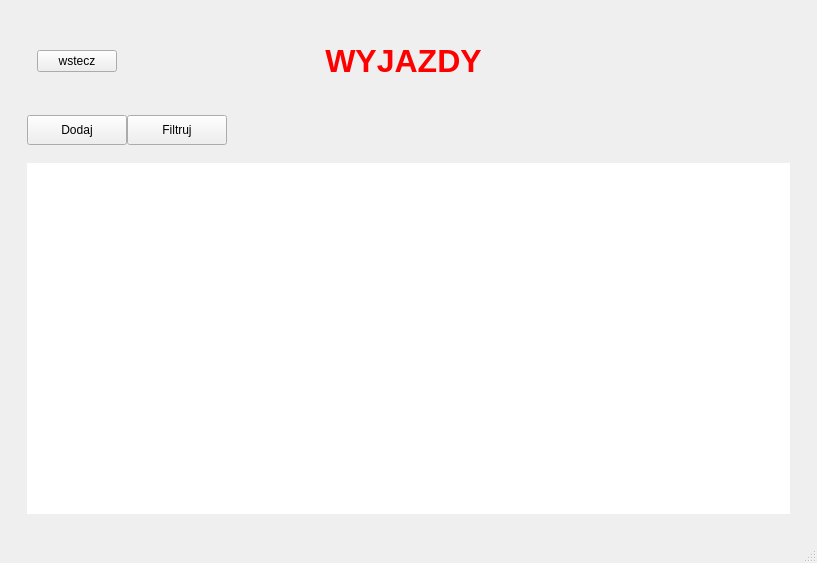
<?xml version="1.0" encoding="UTF-8"?>
<ui version="4.0">
 <class>View_Wyjazdy</class>
 <widget class="QMainWindow" name="View_Wyjazdy">
  <property name="geometry">
   <rect>
    <x>0</x>
    <y>0</y>
    <width>817</width>
    <height>563</height>
   </rect>
  </property>
  <property name="windowTitle">
   <string>MainWindow</string>
  </property>
  <widget class="QWidget" name="centralwidget">
   <layout class="QVBoxLayout" name="verticalLayout">
    <property name="spacing">
     <number>2</number>
    </property>
    <item>
     <widget class="QFrame" name="header">
      <property name="sizePolicy">
       <sizepolicy hsizetype="Preferred" vsizetype="Preferred">
        <horstretch>0</horstretch>
        <verstretch>1</verstretch>
       </sizepolicy>
      </property>
      <property name="frameShape">
       <enum>QFrame::NoFrame</enum>
      </property>
      <property name="frameShadow">
       <enum>QFrame::Plain</enum>
      </property>
      <layout class="QHBoxLayout" name="horizontalLayout_2">
       <property name="spacing">
        <number>0</number>
       </property>
       <property name="leftMargin">
        <number>0</number>
       </property>
       <property name="topMargin">
        <number>0</number>
       </property>
       <property name="rightMargin">
        <number>0</number>
       </property>
       <property name="bottomMargin">
        <number>0</number>
       </property>
       <item>
        <spacer name="leftSpacer">
         <property name="orientation">
          <enum>Qt::Horizontal</enum>
         </property>
         <property name="sizeHint" stdset="0">
          <size>
           <width>28</width>
           <height>20</height>
          </size>
         </property>
        </spacer>
       </item>
       <item alignment="Qt::AlignVCenter">
        <widget class="QPushButton" name="go_back">
         <property name="text">
          <string>wstecz</string>
         </property>
         <property name="flat">
          <bool>false</bool>
         </property>
        </widget>
       </item>
       <item alignment="Qt::AlignHCenter|Qt::AlignVCenter">
        <widget class="QLabel" name="title">
         <property name="sizePolicy">
          <sizepolicy hsizetype="Preferred" vsizetype="Preferred">
           <horstretch>7</horstretch>
           <verstretch>0</verstretch>
          </sizepolicy>
         </property>
         <property name="font">
          <font>
           <pointsize>24</pointsize>
           <weight>75</weight>
           <bold>true</bold>
          </font>
         </property>
         <property name="styleSheet">
          <string notr="true">color: red;</string>
         </property>
         <property name="text">
          <string>WYJAZDY</string>
         </property>
         <property name="textFormat">
          <enum>Qt::AutoText</enum>
         </property>
         <property name="scaledContents">
          <bool>true</bool>
         </property>
         <property name="alignment">
          <set>Qt::AlignCenter</set>
         </property>
        </widget>
       </item>
       <item>
        <spacer name="rightSpacer">
         <property name="orientation">
          <enum>Qt::Horizontal</enum>
         </property>
         <property name="sizeHint" stdset="0">
          <size>
           <width>118</width>
           <height>20</height>
          </size>
         </property>
        </spacer>
       </item>
      </layout>
     </widget>
    </item>
    <item>
     <widget class="QFrame" name="main">
      <property name="sizePolicy">
       <sizepolicy hsizetype="Preferred" vsizetype="Preferred">
        <horstretch>0</horstretch>
        <verstretch>4</verstretch>
       </sizepolicy>
      </property>
      <property name="frameShape">
       <enum>QFrame::NoFrame</enum>
      </property>
      <property name="frameShadow">
       <enum>QFrame::Plain</enum>
      </property>
      <layout class="QVBoxLayout" name="verticalLayout_2">
       <property name="spacing">
        <number>0</number>
       </property>
       <property name="leftMargin">
        <number>0</number>
       </property>
       <property name="topMargin">
        <number>0</number>
       </property>
       <property name="rightMargin">
        <number>0</number>
       </property>
       <property name="bottomMargin">
        <number>0</number>
       </property>
       <item>
        <widget class="QFrame" name="buttons">
         <property name="frameShape">
          <enum>QFrame::NoFrame</enum>
         </property>
         <property name="frameShadow">
          <enum>QFrame::Raised</enum>
         </property>
         <layout class="QHBoxLayout" name="horizontalLayout_3">
          <property name="spacing">
           <number>0</number>
          </property>
          <property name="leftMargin">
           <number>0</number>
          </property>
          <property name="topMargin">
           <number>0</number>
          </property>
          <property name="rightMargin">
           <number>0</number>
          </property>
          <property name="bottomMargin">
           <number>0</number>
          </property>
          <item>
           <spacer name="horizontalSpacer">
            <property name="orientation">
             <enum>Qt::Horizontal</enum>
            </property>
            <property name="sizeType">
             <enum>QSizePolicy::Fixed</enum>
            </property>
            <property name="sizeHint" stdset="0">
             <size>
              <width>18</width>
              <height>20</height>
             </size>
            </property>
           </spacer>
          </item>
          <item>
           <widget class="QPushButton" name="add">
            <property name="minimumSize">
             <size>
              <width>100</width>
              <height>30</height>
             </size>
            </property>
            <property name="text">
             <string>Dodaj</string>
            </property>
           </widget>
          </item>
          <item>
           <widget class="QPushButton" name="filter">
            <property name="minimumSize">
             <size>
              <width>100</width>
              <height>30</height>
             </size>
            </property>
            <property name="text">
             <string>Filtruj</string>
            </property>
           </widget>
          </item>
          <item>
           <spacer name="horizontalSpacer_2">
            <property name="orientation">
             <enum>Qt::Horizontal</enum>
            </property>
            <property name="sizeType">
             <enum>QSizePolicy::Expanding</enum>
            </property>
            <property name="sizeHint" stdset="0">
             <size>
              <width>575</width>
              <height>20</height>
             </size>
            </property>
           </spacer>
          </item>
         </layout>
        </widget>
       </item>
       <item>
        <widget class="QFrame" name="fieldFrame">
         <property name="sizePolicy">
          <sizepolicy hsizetype="Preferred" vsizetype="Preferred">
           <horstretch>0</horstretch>
           <verstretch>1</verstretch>
          </sizepolicy>
         </property>
         <property name="frameShape">
          <enum>QFrame::NoFrame</enum>
         </property>
         <property name="frameShadow">
          <enum>QFrame::Raised</enum>
         </property>
         <layout class="QVBoxLayout" name="verticalLayout_3">
          <item>
           <widget class="QScrollArea" name="scrollArea">
            <property name="frameShape">
             <enum>QFrame::NoFrame</enum>
            </property>
            <property name="widgetResizable">
             <bool>true</bool>
            </property>
            <widget class="QWidget" name="scrollAreaWidgetContents">
             <property name="geometry">
              <rect>
               <x>0</x>
               <y>0</y>
               <width>781</width>
               <height>354</height>
              </rect>
             </property>
             <layout class="QVBoxLayout" name="verticalLayout_4">
              <item>
               <widget class="QTableView" name="list">
                <property name="sizePolicy">
                 <sizepolicy hsizetype="Expanding" vsizetype="Expanding">
                  <horstretch>1</horstretch>
                  <verstretch>1</verstretch>
                 </sizepolicy>
                </property>
                <property name="font">
                 <font>
                  <pointsize>14</pointsize>
                 </font>
                </property>
                <property name="styleSheet">
                 <string notr="true">QTableView::item {
	padding-left: 10px;
	padding-right: 10px;
	qproperty-alignment: 'AlignCenter';
}</string>
                </property>
                <property name="frameShape">
                 <enum>QFrame::NoFrame</enum>
                </property>
                <property name="frameShadow">
                 <enum>QFrame::Plain</enum>
                </property>
                <property name="sizeAdjustPolicy">
                 <enum>QAbstractScrollArea::AdjustToContents</enum>
                </property>
                <property name="autoScroll">
                 <bool>false</bool>
                </property>
                <property name="editTriggers">
                 <set>QAbstractItemView::NoEditTriggers</set>
                </property>
                <property name="showDropIndicator" stdset="0">
                 <bool>false</bool>
                </property>
                <property name="dragDropOverwriteMode">
                 <bool>false</bool>
                </property>
                <property name="alternatingRowColors">
                 <bool>true</bool>
                </property>
                <property name="selectionMode">
                 <enum>QAbstractItemView::ContiguousSelection</enum>
                </property>
                <property name="selectionBehavior">
                 <enum>QAbstractItemView::SelectRows</enum>
                </property>
                <property name="textElideMode">
                 <enum>Qt::ElideMiddle</enum>
                </property>
                <property name="showGrid">
                 <bool>false</bool>
                </property>
                <property name="cornerButtonEnabled">
                 <bool>false</bool>
                </property>
                <attribute name="horizontalHeaderVisible">
                 <bool>true</bool>
                </attribute>
                <attribute name="horizontalHeaderHighlightSections">
                 <bool>false</bool>
                </attribute>
                <attribute name="verticalHeaderVisible">
                 <bool>false</bool>
                </attribute>
                <attribute name="verticalHeaderHighlightSections">
                 <bool>false</bool>
                </attribute>
               </widget>
              </item>
             </layout>
            </widget>
           </widget>
          </item>
         </layout>
        </widget>
       </item>
      </layout>
     </widget>
    </item>
   </layout>
  </widget>
  <widget class="QMenuBar" name="menubar">
   <property name="geometry">
    <rect>
     <x>0</x>
     <y>0</y>
     <width>817</width>
     <height>21</height>
    </rect>
   </property>
  </widget>
  <widget class="QStatusBar" name="statusbar"/>
 </widget>
 <resources/>
 <connections/>
</ui>
